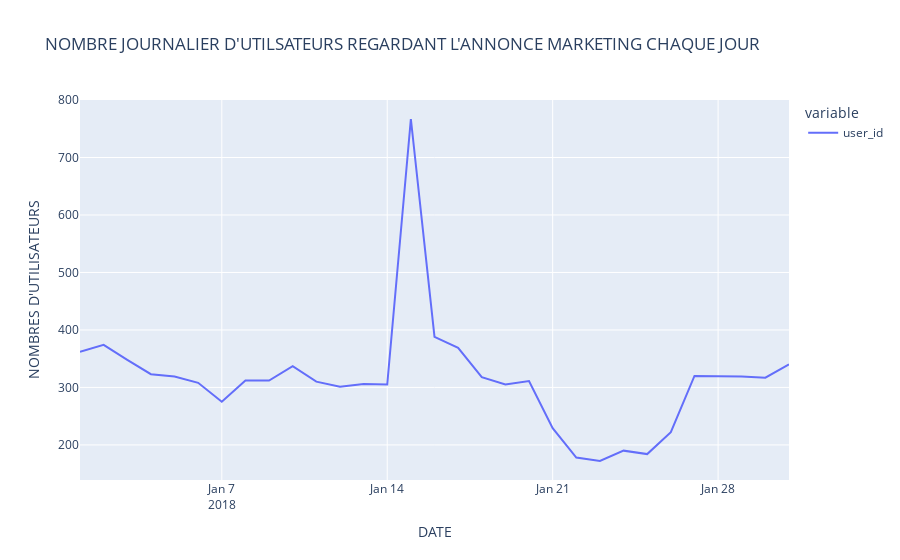

This figure's notebook cell:
### Code cell
fig_line_look = px.line(
    daily_user,title="NOMBRE JOURNALIER D'UTILSATEURS REGARDANT L'ANNONCE MARKETING CHAQUE JOUR"
      
)
fig_line_look.update_layout(xaxis_title="DATE", yaxis_title="NOMBRES D'UTILISATEURS")
fig_line_look.show()

### Figure 1 — Plotly figure (JSON) as saved in the notebook; plotly's stock layout.template omitted (floating-point values rounded to 4 significant figures)
{"data": [{"hovertemplate": "variable=user_id<br>date_served=%{x}<br>value=%{y}<extra></extra>", "legendgroup": "user_id", "line": {"color": "#636efa", "dash": "solid"}, "marker": {"symbol": "circle"}, "mode": "lines", "name": "user_id", "orientation": "v", "showlegend": true, "type": "scatter", "x": ["2018-01-01T00:00:00", "2018-01-02T00:00:00", "2018-01-03T00:00:00", "2018-01-04T00:00:00", "2018-01-05T00:00:00", "2018-01-06T00:00:00", "2018-01-07T00:00:00", "2018-01-08T00:00:00", "2018-01-09T00:00:00", "2018-01-10T00:00:00", "2018-01-11T00:00:00", "2018-01-12T00:00:00", "2018-01-13T00:00:00", "2018-01-14T00:00:00", "2018-01-15T00:00:00", "2018-01-16T00:00:00", "2018-01-17T00:00:00", "2018-01-18T00:00:00", "2018-01-19T00:00:00", "2018-01-20T00:00:00", "2018-01-21T00:00:00", "2018-01-22T00:00:00", "2018-01-23T00:00:00", "2018-01-24T00:00:00", "2018-01-25T00:00:00", "2018-01-26T00:00:00", "2018-01-27T00:00:00", "2018-01-28T00:00:00", "2018-01-29T00:00:00", "2018-01-30T00:00:00", "2018-01-31T00:00:00"], "xaxis": "x", "y": [362, 374, 348, 323, 319, 308, 275, 312, 312, 337, 310, 301, 306, 305, 767, 388, 369, 318, 305, 311, 229, 178, 172, 190, 184, 222, 320, 320, 319, 317, 340], "yaxis": "y"}], "layout": {"autosize": true, "legend": {"title": {"text": "variable"}, "tracegroupgap": 0}, "title": {"text": "NOMBRE JOURNALIER D'UTILSATEURS REGARDANT L'ANNONCE MARKETING CHAQUE JOUR"}, "xaxis": {"anchor": "y", "autorange": true, "domain": [0, 1], "range": ["2018-01-01", "2018-01-31"], "title": {"text": "DATE"}, "type": "date"}, "yaxis": {"anchor": "x", "autorange": true, "domain": [0, 1], "range": [138.9, 800.1], "title": {"text": "NOMBRES D'UTILISATEURS"}, "type": "linear"}}}
